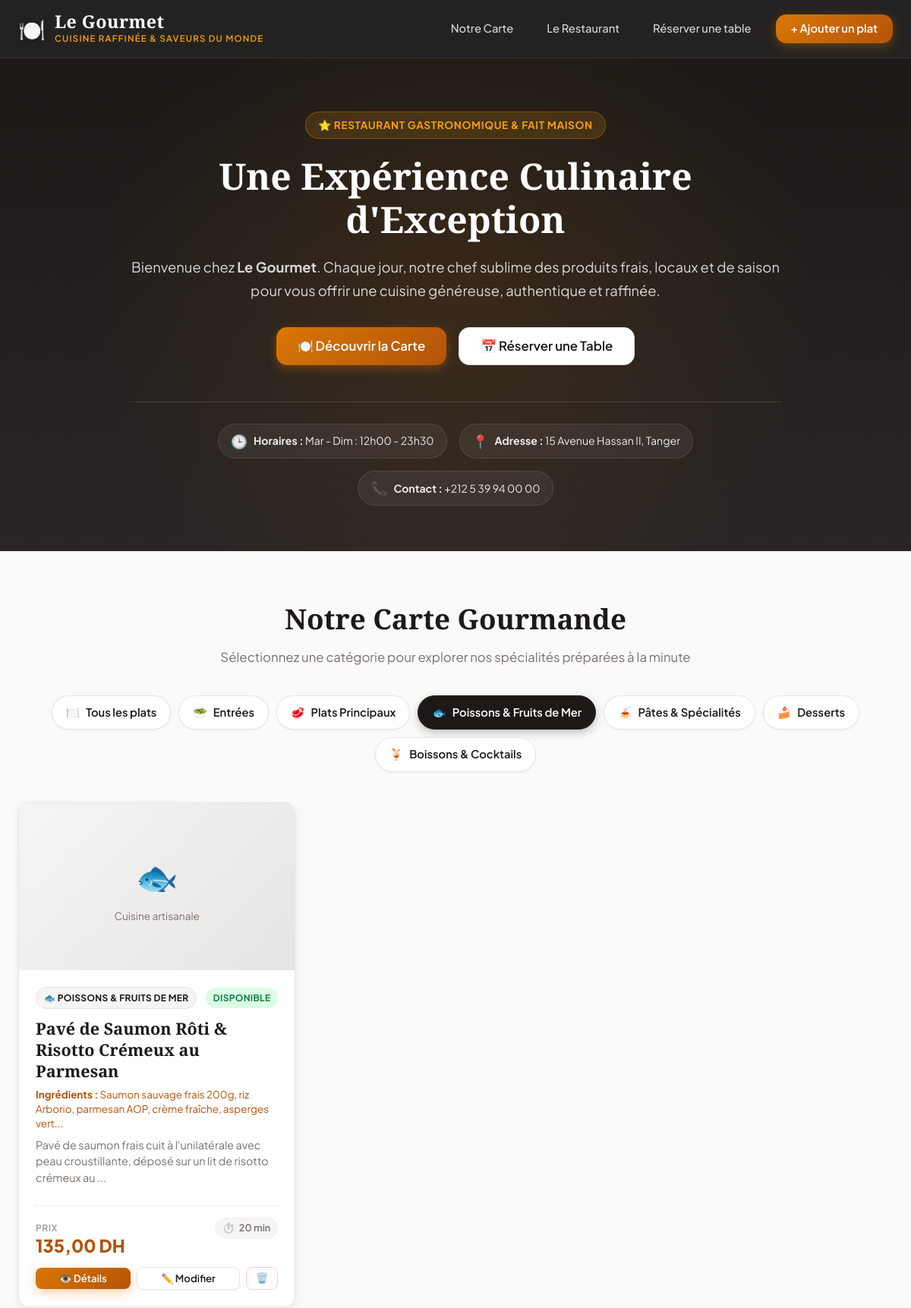
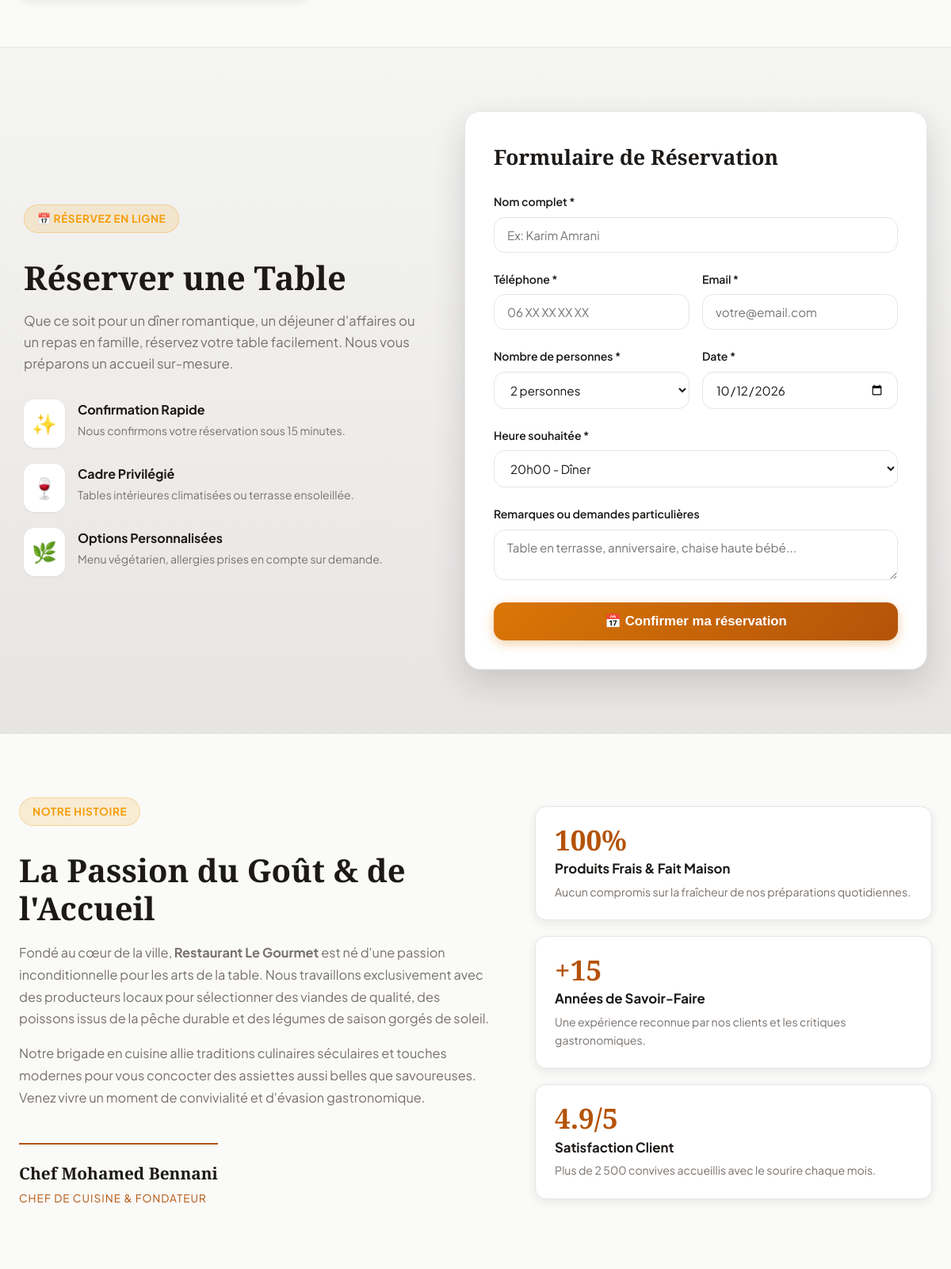
Screenshot of /Gestion-Restaurant/index.php?categorie=3 (upper part) with the database file from the repository (2 pictures, top to bottom).
### tables this page shows
CREATE TABLE categorie_plat (
    id_categorie INT AUTO_INCREMENT PRIMARY KEY,
    nom_categorie VARCHAR(100) NOT NULL,
    icone VARCHAR(50) DEFAULT '🍽️',
    description VARCHAR(255) NULL
);

CREATE TABLE plat (
    id_plat INT AUTO_INCREMENT PRIMARY KEY,
    nom VARCHAR(150) NOT NULL,
    description TEXT,
    ingredients TEXT,
    prix DECIMAL(10,2) NOT NULL,
    temps_prep INT DEFAULT 15,
    image VARCHAR(255) NULL,
    statut ENUM('disponible', 'plat_du_jour', 'epuise') DEFAULT 'disponible',
    id_utilisateur INT NOT NULL,
    id_categorie INT NOT NULL,
    date_creation DATETIME DEFAULT CURRENT_TIMESTAMP,
    FOREIGN KEY (id_utilisateur) REFERENCES utilisateur(id_utilisateur) ON DELETE RESTRICT,
    FOREIGN KEY (id_categorie) REFERENCES categorie_plat(id_categorie) ON DELETE CASCADE
);

### Gestion-Restaurant/index.php (the view, shortened to what this page needs)
<?php
require_once "connexion.php";
$categories = $pdo->query("SELECT * FROM categorie_plat ORDER BY id_categorie ASC")->fetchAll();
$selectedCategory = isset($_GET['categorie']) ? (int)$_GET['categorie'] : 0;
$whereClause = "";
$params = [];
if ($selectedCategory > 0) {
    $whereClause = "WHERE p.id_categorie = ?";
    $params[] = $selectedCategory;
}
$sql = "SELECT p.*, c.nom_categorie, c.icone AS categorie_icone
        FROM plat p
        LEFT JOIN categorie_plat c ON p.id_categorie = c.id_categorie
        $whereClause
        ORDER BY (p.statut = 'plat_du_jour') DESC, p.id_plat DESC";
$stmt = $pdo->prepare($sql);
$stmt->execute($params);
$plats = $stmt->fetchAll();
$defaultIcons = [
    'Entrées'                   => '🥗',
    'Plats Principaux'          => '🥩',
    'Poissons & Fruits de Mer'  => '🐟',
    'Pâtes & Spécialités'       => '🍝',
    'Desserts'                  => '🍰',
    'Boissons & Cocktails'      => '🍹',
];
function getCatIcon($nom, $icone, $defaultIcons) {
    if (!empty($icone)) return $icone;
    return isset($defaultIcons[$nom]) ? $defaultIcons[$nom] : '🍽️';
}
?>
<!DOCTYPE html>
<html lang="fr">
<head>
    <link rel="stylesheet" href="style.css">
</head>
<body>
<header class="header">
    <div class="header-inner">
        <a href="index.php" class="logo">
            <span class="logo-icon">🍽️</span>
            <div>
                <span class="logo-title">Le Gourmet</span>
                <span class="logo-sub">Cuisine Raffinée & Saveurs du Monde</span>
            </div>
        </a>
        <nav class="nav">
            <a href="index.php#carte" class="nav-link">Notre Carte</a>
            <a href="index.php#apropos" class="nav-link">Le Restaurant</a>
            <a href="index.php#reservation" class="nav-link">Réserver une table</a>
            <a href="ajouter.php" class="btn btn-primary">+ Ajouter un plat</a>
        </nav>
    </div>
</header>
<section class="hero" id="hero">
    <div class="hero-content">
        <span class="hero-badge">⭐ Restaurant Gastronomique & Fait Maison</span>
        <h1 class="hero-title">Une Expérience Culinaire d'Exception</h1>
        <p class="hero-description">
            Bienvenue chez <strong>Le Gourmet</strong>. Chaque jour, notre chef sublime des produits frais, locaux et de saison pour vous offrir une cuisine généreuse, authentique et raffinée.
        </p>
        <div class="hero-actions">
            <a href="#carte" class="btn btn-primary btn-lg">🍽️ Découvrir la Carte</a>
            <a href="#reservation" class="btn btn-secondary btn-lg">📅 Réserver une Table</a>
        </div>
        <div class="hero-info-bar">
            <div class="info-pill">
                <span class="info-icon">🕒</span>
                <span><strong>Horaires :</strong> Mar - Dim : 12h00 - 23h30</span>
            </div>
            <div class="info-pill">
                <span class="info-icon">📍</span>
                <span><strong>Adresse :</strong> 15 Avenue Hassan II, Tanger</span>
            </div>
            <div class="info-pill">
                <span class="info-icon">📞</span>
                <span><strong>Contact :</strong> +212 5 39 94 00 00</span>
            </div>
        </div>
    </div>
</section>
<section class="section-menu" id="carte">
    <div class="section-header">
        <h2 class="section-title">Notre Carte Gourmande</h2>
        <p class="section-subtitle">Sélectionnez une catégorie pour explorer nos spécialités préparées à la minute</p>
    </div>
    <div class="category-filters">
        <a href="index.php#carte" class="category-pill <?= $selectedCategory === 0 ? 'active' : '' ?>">
            <span>🍽️</span>
            <span>Tous les plats</span>
        </a>
        <?php foreach ($categories as $cat): ?>
            <a href="index.php?categorie=<?= $cat['id_categorie'] ?>#carte" class="category-pill <?= $selectedCategory === (int)$cat['id_categorie'] ? 'active' : '' ?>">
                <span><?= getCatIcon($cat['nom_categorie'], $cat['icone'], $defaultIcons) ?></span>
                <span><?= htmlspecialchars($cat['nom_categorie']) ?></span>
            </a>
        <?php endforeach; ?>
    </div>
    <?php if (empty($plats)): ?>
    <div class="empty-state">
        <div class="empty-state-icon">🍳</div>
        <h3>Aucun plat trouvé</h3>
        <p><?= $selectedCategory > 0 ? 'Aucun plat n\'est encore enregistré dans cette catégorie.' : 'La carte est actuellement vide. Commencez par ajouter vos premiers plats !' ?></p>
        <?php if ($selectedCategory > 0): ?>
            <a href="index.php#carte" class="btn btn-secondary" style="margin-right:8px;">Voir tous les plats</a>
        <?php endif; ?>
        <a href="ajouter.php" class="btn btn-primary btn-lg">+ Ajouter un plat</a>
    </div>
    <?php else: ?>
    <div class="dishes-grid">
        <?php foreach ($plats as $plat): ?>
        <div class="card <?= $plat['statut'] === 'plat_du_jour' ? 'card-highlight' : '' ?>">
            <a href="plat.php?id=<?= $plat['id_plat'] ?>" class="card-image-link" title="Voir les détails de <?= htmlspecialchars($plat['nom']) ?>">
                <?php if (!empty($plat['image']) && file_exists($plat['image'])): ?>
                    <img src="<?= htmlspecialchars($plat['image']) ?>" alt="<?= htmlspecialchars($plat['nom']) ?>" class="card-image">
                <?php else: ?>
                    <div class="card-image-placeholder">
                        <span style="font-size: 2.8rem;"><?= getCatIcon($plat['nom_categorie'], $plat['categorie_icone'], $defaultIcons) ?></span>
                        <span style="font-size: 0.85rem; color: var(--text-muted); margin-top: 6px;">Cuisine artisanale</span>
                    </div>
                <?php endif; ?>
            </a>
            <div class="card-body">
                <div class="card-meta-top">
                    <?php if (!empty($plat['nom_categorie'])): ?>
                        <span class="badge badge-category">
                            <?= getCatIcon($plat['nom_categorie'], $plat['categorie_icone'], $defaultIcons) ?> <?= htmlspecialchars($plat['nom_categorie']) ?>
                        </span>
                    <?php else: ?>
                        <span></span>
                    <?php endif; ?>
                    <?php if ($plat['statut'] === 'plat_du_jour'): ?>
                        <span class="badge badge-special">Recommandé</span>
                    <?php elseif ($plat['statut'] === 'disponible'): ?>
                        <span class="badge badge-available">Disponible</span>
                    <?php else: ?>
                        <span class="badge badge-out">Épuisé</span>
                    <?php endif; ?>
                </div>
                <h3 class="card-title">
                    <a href="plat.php?id=<?= $plat['id_plat'] ?>" class="card-title-link">
                        <?= htmlspecialchars($plat['nom']) ?>
                    </a>
                </h3>
                <?php if (!empty($plat['ingredients'])): ?>
                    <p class="card-ingredients">
                        <strong>Ingrédients :</strong> <?= htmlspecialchars(mb_strimwidth($plat['ingredients'], 0, 85, '...')) ?>
                    </p>
                <?php endif; ?>
                <p class="card-description">
                    <?= htmlspecialchars(mb_strimwidth($plat['description'] ?? '', 0, 110, '...')) ?>
                </p>
                <div class="price-section">
                    <div class="price-block">
                        <span class="price-label">Prix</span>
                        <span class="price-value"><?= number_format($plat['prix'], 2, ',', ' ') ?> DH</span>
                    </div>
                    <?php if (!empty($plat['temps_prep'])): ?>
                    <div class="prep-block">
                        <span class="prep-icon">⏱️</span>
                        <span class="prep-text"><?= (int)$plat['temps_prep'] ?> min</span>
                    </div>
                    <?php endif; ?>
                </div>
                <div class="card-actions">
                    <a href="plat.php?id=<?= $plat['id_plat'] ?>" class="btn btn-primary btn-sm">👁️ Détails</a>
                    <a href="modifier.php?id=<?= $plat['id_plat'] ?>" class="btn btn-secondary btn-sm">✏️ Modifier</a>
                    <button type="button" class="btn btn-outline-danger btn-sm" onclick="confirmDelete(<?= $plat['id_plat'] ?>, '<?= addslashes(htmlspecialchars($plat['nom'])) ?>')">🗑️</button>
                </div>
            </div>
        </div>
        <?php endforeach; ?>
    </div>
    <?php endif; ?>
</section>
<section class="section-reservation" id="reservation">
    <div class="reservation-box">
        <div class="reservation-intro">
            <span class="hero-badge">📅 Réservez en ligne</span>
            <h2>Réserver une Table</h2>
            <p>
                Que ce soit pour un dîner romantique, un déjeuner d'affaires ou un repas en famille, réservez votre table facilement. Nous vous préparons un accueil sur-mesure.
            </p>
            <div class="reservation-perks">
                <div class="perk-item">
                    <span>✨</span>
                    <div>
                        <strong>Confirmation Rapide</strong>
                        <p>Nous confirmons votre réservation sous 15 minutes.</p>
                    </div>
                </div>
                <div class="perk-item">
                    <span>🍷</span>
                    <div>
                        <strong>Cadre Privilégié</strong>
                        <p>Tables intérieures climatisées ou terrasse ensoleillée.</p>
                    </div>
                </div>
                <div class="perk-item">
                    <span>🌿</span>
                    <div>
                        <strong>Options Personnalisées</strong>
                        <p>Menu végétarien, allergies prises en compte sur demande.</p>
                    </div>
                </div>
            </div>
        </div>
        <div class="reservation-form-card">
            <h3>Formulaire de Réservation</h3>
            <form action="reserver.php" method="POST">
                <div class="form-group">
                    <label for="nom_client">Nom complet *</label>
                    <input type="text" id="nom_client" name="nom_client" placeholder="Ex: Karim Amrani" required>
                </div>
                <div class="form-row">
                    <div class="form-group">
                        <label for="telephone">Téléphone *</label>
                        <input type="tel" id="telephone" name="telephone" placeholder="06 XX XX XX XX" required>
                    </div>
                    <div class="form-group">
                        <label for="email">Email *</label>
                        <input type="email" id="email" name="email" placeholder="votre@email.com" required>
                    </div>
                </div>
                <div class="form-row">
                    <div class="form-group">
                        <label for="nb_personnes">Nombre de personnes *</label>
                        <select id="nb_personnes" name="nb_personnes" required>
                            <option value="2" selected>2 personnes</option>
                        </select>
                    </div>
                    <div class="form-group">
                        <label for="date_reservation">Date *</label>
                        <input type="date" id="date_reservation" name="date_reservation" min="<?= date('Y-m-d') ?>" value="<?= date('Y-m-d') ?>" required>
                    </div>
                </div>
                <div class="form-group">
                    <label for="heure_reservation">Heure souhaitée *</label>
                    <select id="heure_reservation" name="heure_reservation" required>
                        <option value="20:00" selected>20h00 - Dîner</option>
                    </select>
                </div>
                <div class="form-group">
                    <label for="remarques">Remarques ou demandes particulières</label>
                    <textarea id="remarques" name="remarques" rows="2" placeholder="Table en terrasse, anniversaire, chaise haute bébé..."></textarea>
                </div>
                <button type="submit" class="btn btn-primary btn-block btn-lg">
                    📅 Confirmer ma réservation
                </button>
            </form>
        </div>
    </div>
</section>
<section class="section-about" id="apropos">
    <div class="about-grid">
        <div class="about-text">
            <span class="hero-badge">Notre Histoire</span>
            <h2>La Passion du Goût & de l'Accueil</h2>
            <p>
                Fondé au cœur de la ville, <strong>Restaurant Le Gourmet</strong> est né d'une passion inconditionnelle pour les arts de la table. Nous travaillons exclusivement avec des producteurs locaux pour sélectionner des viandes de qualité, des poissons issus de la pêche durable et des légumes de saison gorgés de soleil.
            </p>
            <p>
                Notre brigade en cuisine allie traditions culinaires séculaires et touches modernes pour vous concocter des assiettes aussi belles que savoureuses. Venez vivre un moment de convivialité et d'évasion gastronomique.
            </p>
            <div class="chef-signature">
                <strong>Chef Mohamed Bennani</strong>
                <span>Chef de Cuisine & Fondateur</span>
            </div>
        </div>
        <div class="about-highlights">
            <div class="highlight-card">
                <span class="highlight-number">100%</span>
                <span class="highlight-title">Produits Frais & Fait Maison</span>
                <p>Aucun compromis sur la fraîcheur de nos préparations quotidiennes.</p>
            </div>
            <div class="highlight-card">
                <span class="highlight-number">+15</span>
                <span class="highlight-title">Années de Savoir-Faire</span>
                <p>Une expérience reconnue par nos clients et les critiques gastronomiques.</p>
            </div>
            <div class="highlight-card">
                <span class="highlight-number">4.9/5</span>
                <span class="highlight-title">Satisfaction Client</span>
                <p>Plus de 2 500 convives accueillis avec le sourire chaque mois.</p>
            </div>
        </div>
    </div>
</section>
</body>
</html>

### rows the page displays
categorie_plat: icone "🥗", nom_categorie "Entrées"
categorie_plat: icone "🥩", nom_categorie "Plats Principaux"
categorie_plat: icone "🐟", nom_categorie "Poissons & Fruits de Mer"
categorie_plat: icone "🍝", nom_categorie "Pâtes & Spécialités"
categorie_plat: icone "🍰", nom_categorie "Desserts"
categorie_plat: icone "🍹", nom_categorie "Boissons & Cocktails"
plat: id_categorie.icone "🐟", id_categorie.nom_categorie "POISSONS & FRUITS DE MER", statut "DISPONIBLE", nom "Pavé de Saumon Rôti & Risotto Crémeux au Parmesan", ingredients "Saumon sauvage frais 200g, riz Arborio, parmesan AOP, crème fraîche, asperges vert...", description "Pavé de saumon frais cuit à l'unilatérale avec peau croustillante, déposé sur un lit de risotto crémeux au ...", prix "135,00", temps_prep "20"
